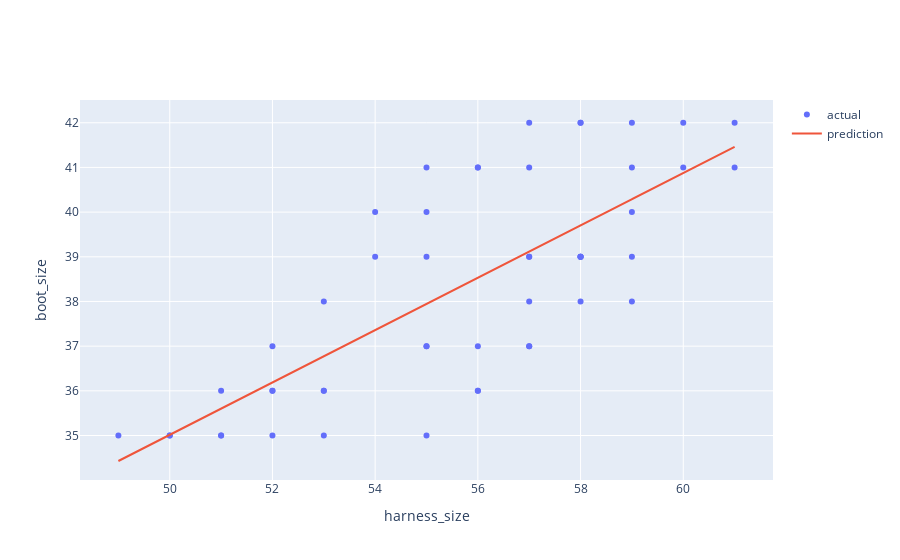

Notebook code cell kept with this figure:
### Markdown cell above
Notice how training the model set its parameters. We could interpret these directly, but it's simpler to see it as a graph:

### Code cell
# import graphing

# # Show a graph of the result
# # Don't worry about how this works for now
# graphing.scatter_2D(dataset,    label_x="harness_size", 
#                                 label_y="boot_size",
#                                 trendline=lambda x: fitted_model.params[1] * x + fitted_model.params[0]
#                                 )

fig = go.Figure()

# Add traces
fig.add_trace(go.Scatter(x=data_df['harness_size'], y=data_df['boot_size'],
                    mode='markers',
                    name='actual'))
fig.add_trace(go.Scatter(x=data_df['harness_size'], y=(lambda x: fitted_model.params[1] * x + fitted_model.params[0])(data_df['harness_size']),
                    name='prediction'))
fig.update_xaxes(title_text='harness_size')
fig.update_yaxes(title_text='boot_size')
fig.show()

### Figure 1 — Plotly figure (JSON) as saved in the notebook; plotly's stock layout.template omitted (floating-point values rounded to 4 significant figures)
{"data": [{"mode": "markers", "name": "actual", "type": "scatter", "x": [58, 58, 52, 58, 57, 52, 55, 53, 49, 54, 59, 56, 53, 58, 57, 58, 56, 51, 50, 59, 59, 59, 55, 50, 55, 52, 53, 54, 61, 56, 55, 60, 57, 56, 61, 58, 53, 57, 57, 55, 60, 51, 52, 56, 55, 57, 58, 57, 51, 59], "y": [39, 38, 37, 39, 38, 35, 37, 36, 35, 40, 40, 36, 38, 39, 42, 42, 36, 36, 35, 41, 42, 38, 37, 35, 40, 36, 35, 39, 41, 37, 35, 41, 39, 41, 42, 42, 36, 37, 37, 39, 42, 35, 36, 41, 41, 41, 39, 39, 35, 39]}, {"name": "prediction", "type": "scatter", "x": [58, 58, 52, 58, 57, 52, 55, 53, 49, 54, 59, 56, 53, 58, 57, 58, 56, 51, 50, 59, 59, 59, 55, 50, 55, 52, 53, 54, 61, 56, 55, 60, 57, 56, 61, 58, 53, 57, 57, 55, 60, 51, 52, 56, 55, 57, 58, 57, 51, 59], "y": [39.7, 39.7, 36.19, 39.7, 39.12, 36.19, 37.95, 36.77, 34.43, 37.36, 40.29, 38.53, 36.77, 39.7, 39.12, 39.7, 38.53, 35.6, 35.02, 40.29, 40.29, 40.29, 37.95, 35.02, 37.95, 36.19, 36.77, 37.36, 41.46, 38.53, 37.95, 40.87, 39.12, 38.53, 41.46, 39.7, 36.77, 39.12, 39.12, 37.95, 40.87, 35.6, 36.19, 38.53, 37.95, 39.12, 39.7, 39.12, 35.6, 40.29]}], "layout": {"xaxis": {"title": {"text": "harness_size"}}, "yaxis": {"title": {"text": "boot_size"}}}}
